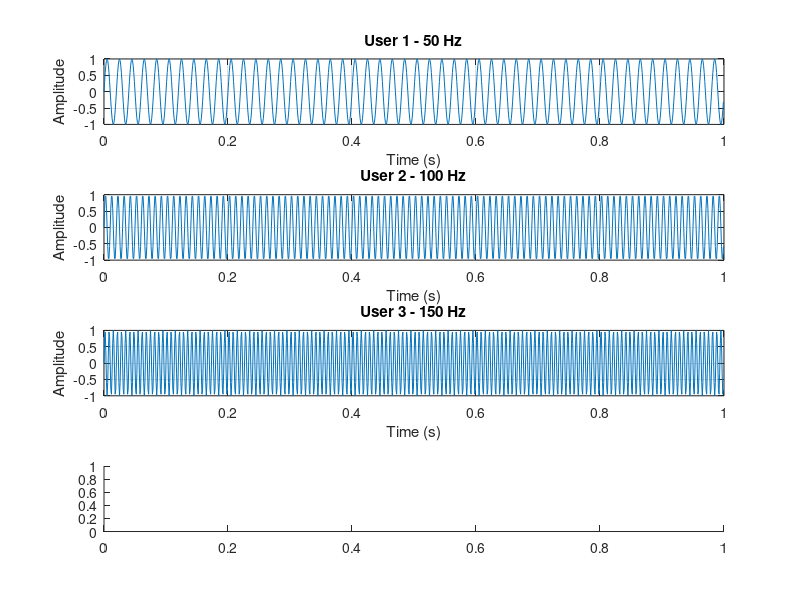

Recreate this plot in MATLAB. (Note: this script raises an error after producing the figure.)
% Sr. No. 02 - Study of FDMA
clc;
clear all;
close all;

% FDMA Simulation
% Three users are assigned different frequencies
fs = 1000;                    % Sampling frequency
t = 0:1/fs:1-1/fs;             % Time vector

% Frequencies assigned to different users
f1 = 50;                       % User 1 frequency
f2 = 100;                      % User 2 frequency
f3 = 150;                      % User 3 frequency

% Generate signals for each user
user1 = sin(2*pi*f1*t);
user2 = sin(2*pi*f2*t);
user3 = sin(2*pi*f3*t);

% Combine all signals (FDMA signal)dma_signal = user1 + user2 + user3;

figure;
subplot(4,1,1);
plot(t, user1);
grid on;
xlabel('Time (s)');
ylabel('Amplitude');
title('User 1 - 50 Hz');

subplot(4,1,2);
plot(t, user2);
grid on;
xlabel('Time (s)');
ylabel('Amplitude');
title('User 2 - 100 Hz');

subplot(4,1,3);
plot(t, user3);
grid on;
xlabel('Time (s)');
ylabel('Amplitude');
title('User 3 - 150 Hz');

subplot(4,1,4);
plot(t, user4);
grid on;
xlabel('Time (s)');
ylabel('Amplitude');
title('Combined FDMA Signal');

% Frequency spectrum
